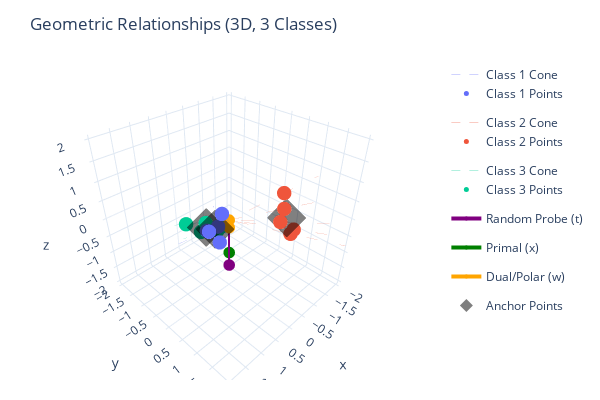

Source (notebook cell):
### Code cell
P, G, M, t_ks, primal_jnp, anchor_points = generate_dummy_data_3d()

print(f"Plotting for {P} Classes with {M} points each in 3D...")

# Run Plot Function
plot_cone_geometry(P, G, M, t_ks, primal_jnp, anchor_points)

### Figure 1 — Plotly figure (JSON) as saved in the notebook; plotly's stock layout.template omitted (floating-point values rounded to 4 significant figures)
{"data": [{"hoverinfo": "skip", "legendgroup": "group0", "line": {"color": "#636EFA", "dash": "dash", "width": 1}, "mode": "lines", "name": "Class 1 Cone", "opacity": 0.3, "type": "scatter3d", "x": [0.0, 7.197, NaN, 0.0, 9.126, NaN, 0.0, 9.231, NaN, 0.0, 7.283, NaN, 0.0, 6.718, NaN], "y": [0.0, 6.004, NaN, 0.0, 5.824, NaN, 0.0, 7.706, NaN, 0.0, 5.393, NaN, 0.0, 2.668, NaN], "z": [0.0, 7.481, NaN, 0.0, 5.824, NaN, 0.0, 5.382, NaN, 0.0, 5.389, NaN, 0.0, 3.022, NaN]}, {"legendgroup": "group0", "marker": {"color": "#636EFA", "size": 5}, "mode": "markers", "name": "Class 1 Points", "type": "scatter3d", "x": [1.149, 1.457, 1.474, 1.163, 1.073], "y": [0.9585, 0.9298, 1.23, 0.861, 0.426], "z": [1.194, 0.9298, 0.8592, 0.8603, 0.4825]}, {"hoverinfo": "skip", "legendgroup": "group1", "line": {"color": "#EF553B", "dash": "dash", "width": 1}, "mode": "lines", "name": "Class 2 Cone", "opacity": 0.3, "type": "scatter3d", "x": [0.0, -7.32, NaN, 0.0, -7.97, NaN, 0.0, -6.688, NaN, 0.0, -7.287, NaN, 0.0, -5.558, NaN], "y": [0.0, 4.36, NaN, 0.0, 3.61, NaN, 0.0, 6.391, NaN, 0.0, 6.472, NaN, 0.0, 5.135, NaN], "z": [0.0, 0.5905, NaN, 0.0, 2.754, NaN, 0.0, -2.677, NaN, 0.0, -2.163, NaN, 0.0, -0.5481, NaN]}, {"legendgroup": "group1", "marker": {"color": "#EF553B", "size": 5}, "mode": "markers", "name": "Class 2 Points", "type": "scatter3d", "x": [-1.169, -1.272, -1.068, -1.163, -0.8873], "y": [0.6962, 0.5763, 1.02, 1.033, 0.8198], "z": [0.09427, 0.4397, -0.4274, -0.3453, -0.08751]}, {"hoverinfo": "skip", "legendgroup": "group2", "line": {"color": "#00CC96", "dash": "dash", "width": 1}, "mode": "lines", "name": "Class 3 Cone", "opacity": 0.3, "type": "scatter3d", "x": [0.0, -1.131, NaN, 0.0, -1.988, NaN, 0.0, 0.3925, NaN, 0.0, 0.3699, NaN, 0.0, -0.2173, NaN], "y": [0.0, -2.783, NaN, 0.0, -4.718, NaN, 0.0, -9.946, NaN, 0.0, -4.876, NaN, 0.0, -6.83, NaN], "z": [0.0, -3.157, NaN, 0.0, -5.426, NaN, 0.0, -5.628, NaN, 0.0, -2.81, NaN, 0.0, -5.91, NaN]}, {"legendgroup": "group2", "marker": {"color": "#00CC96", "size": 5}, "mode": "markers", "name": "Class 3 Points", "type": "scatter3d", "x": [-0.1805, -0.3173, 0.06266, 0.05906, -0.03469], "y": [-0.4443, -0.7532, -1.588, -0.7785, -1.09], "z": [-0.504, -0.8663, -0.8985, -0.4486, -0.9436]}, {"line": {"color": "purple", "width": 4}, "marker": {"color": "purple", "size": 4}, "mode": "lines+markers", "name": "Random Probe (t)", "type": "scatter3d", "x": [0.0, 1.5], "y": [0.0, 1.5], "z": [0.0, 0.5]}, {"line": {"color": "green", "width": 4}, "marker": {"color": "green", "size": 4}, "mode": "lines+markers", "name": "Primal (x)", "type": "scatter3d", "x": [0.0, 1.0], "y": [0.0, 1.0], "z": [0.0, 0.2]}, {"line": {"color": "orange", "width": 4}, "marker": {"color": "orange", "size": 4}, "mode": "lines+markers", "name": "Dual/Polar (w)", "type": "scatter3d", "x": [0.0, 0.5], "y": [0.0, 0.5], "z": [0.0, 0.3]}, {"marker": {"color": "black", "opacity": 0.5, "size": 10, "symbol": "diamond"}, "mode": "markers", "name": "Anchor Points", "type": "scatter3d", "x": [1.263, -1.112, -0.08216], "y": [0.8811, 0.8292, -0.9308], "z": [0.8652, -0.06525, -0.7322]}], "layout": {"height": 400, "margin": {"b": 20, "l": 20, "r": 20, "t": 60}, "scene": {"aspectmode": "cube", "xaxis": {"range": [-2.088, 2.088]}, "yaxis": {"range": [-2.088, 2.088]}, "zaxis": {"range": [-2.088, 2.088]}}, "title": {"text": "Geometric Relationships (3D, 3 Classes)"}, "width": 600}}
